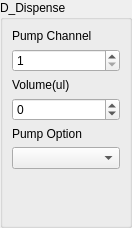
<?xml version="1.0" encoding="UTF-8"?>
<ui version="4.0">
 <class>DDispenseWidget</class>
 <widget class="QWidget" name="DDispenseWidget">
  <property name="geometry">
   <rect>
    <x>0</x>
    <y>0</y>
    <width>132</width>
    <height>228</height>
   </rect>
  </property>
  <property name="windowTitle">
   <string>Form</string>
  </property>
  <layout class="QGridLayout" name="gridLayout">
   <property name="leftMargin">
    <number>0</number>
   </property>
   <property name="topMargin">
    <number>0</number>
   </property>
   <property name="rightMargin">
    <number>0</number>
   </property>
   <property name="bottomMargin">
    <number>0</number>
   </property>
   <property name="spacing">
    <number>0</number>
   </property>
   <item row="0" column="0">
    <widget class="QGroupBox" name="groupBox">
     <property name="sizePolicy">
      <sizepolicy hsizetype="Minimum" vsizetype="Minimum">
       <horstretch>0</horstretch>
       <verstretch>0</verstretch>
      </sizepolicy>
     </property>
     <property name="title">
      <string>D_Dispense</string>
     </property>
     <layout class="QVBoxLayout" name="verticalLayout_4">
      <item>
       <layout class="QVBoxLayout" name="verticalLayout">
        <item>
         <widget class="QLabel" name="label">
          <property name="text">
           <string>Pump Channel</string>
          </property>
         </widget>
        </item>
        <item>
         <widget class="QSpinBox" name="spinPumpChannel">
          <property name="buttonSymbols">
           <enum>QAbstractSpinBox::UpDownArrows</enum>
          </property>
          <property name="accelerated">
           <bool>true</bool>
          </property>
          <property name="minimum">
           <number>1</number>
          </property>
          <property name="maximum">
           <number>15</number>
          </property>
         </widget>
        </item>
       </layout>
      </item>
      <item>
       <layout class="QVBoxLayout" name="verticalLayout_2">
        <item>
         <widget class="QLabel" name="label_2">
          <property name="text">
           <string>Volume(ul)</string>
          </property>
         </widget>
        </item>
        <item>
         <widget class="QSpinBox" name="spinVolume">
          <property name="buttonSymbols">
           <enum>QAbstractSpinBox::UpDownArrows</enum>
          </property>
          <property name="accelerated">
           <bool>true</bool>
          </property>
          <property name="minimum">
           <number>-2147483647</number>
          </property>
          <property name="maximum">
           <number>2147483647</number>
          </property>
         </widget>
        </item>
       </layout>
      </item>
      <item>
       <layout class="QVBoxLayout" name="verticalLayout_3">
        <item>
         <widget class="QLabel" name="label_3">
          <property name="text">
           <string>Pump Option</string>
          </property>
         </widget>
        </item>
        <item>
         <widget class="QComboBox" name="comboOption"/>
        </item>
       </layout>
      </item>
      <item>
       <spacer name="verticalSpacer">
        <property name="orientation">
         <enum>Qt::Vertical</enum>
        </property>
        <property name="sizeHint" stdset="0">
         <size>
          <width>20</width>
          <height>40</height>
         </size>
        </property>
       </spacer>
      </item>
     </layout>
    </widget>
   </item>
  </layout>
 </widget>
 <resources/>
 <connections/>
</ui>
